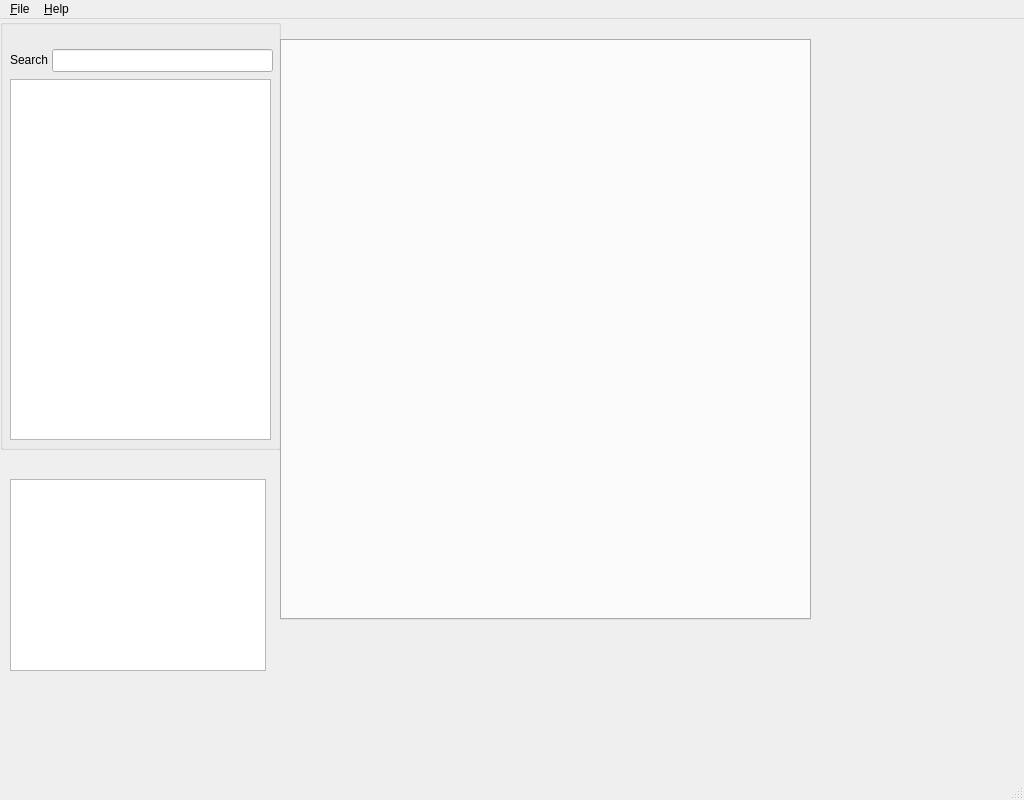
<?xml version="1.0" encoding="UTF-8"?>
<ui version="4.0">
 <class>MainWindow</class>
 <widget class="QMainWindow" name="MainWindow">
  <property name="geometry">
   <rect>
    <x>0</x>
    <y>0</y>
    <width>1024</width>
    <height>800</height>
   </rect>
  </property>
  <property name="windowTitle">
   <string>SCAP Writer</string>
  </property>
  <widget class="QWidget" name="centralwidget">
   <widget class="QGroupBox" name="groupBox">
    <property name="geometry">
     <rect>
      <x>0</x>
      <y>0</y>
      <width>281</width>
      <height>431</height>
     </rect>
    </property>
    <property name="title">
     <string/>
    </property>
    <property name="alignment">
     <set>Qt::AlignLeading|Qt::AlignLeft|Qt::AlignTop</set>
    </property>
    <property name="flat">
     <bool>false</bool>
    </property>
    <property name="checkable">
     <bool>false</bool>
    </property>
    <widget class="QTreeView" name="treeView">
     <property name="geometry">
      <rect>
       <x>10</x>
       <y>60</y>
       <width>261</width>
       <height>361</height>
      </rect>
     </property>
     <property name="tabKeyNavigation">
      <bool>false</bool>
     </property>
     <property name="uniformRowHeights">
      <bool>true</bool>
     </property>
     <property name="sortingEnabled">
      <bool>false</bool>
     </property>
     <property name="animated">
      <bool>true</bool>
     </property>
     <attribute name="headerVisible">
      <bool>true</bool>
     </attribute>
     <attribute name="headerCascadingSectionResizes">
      <bool>true</bool>
     </attribute>
     <attribute name="headerHighlightSections">
      <bool>true</bool>
     </attribute>
     <attribute name="headerShowSortIndicator" stdset="0">
      <bool>false</bool>
     </attribute>
     <attribute name="headerStretchLastSection">
      <bool>true</bool>
     </attribute>
    </widget>
    <widget class="QLineEdit" name="filedirsearch">
     <property name="geometry">
      <rect>
       <x>52</x>
       <y>30</y>
       <width>221</width>
       <height>23</height>
      </rect>
     </property>
     <property name="inputMethodHints">
      <set>Qt::ImhNone</set>
     </property>
    </widget>
    <widget class="QLabel" name="label">
     <property name="geometry">
      <rect>
       <x>10</x>
       <y>30</y>
       <width>41</width>
       <height>21</height>
      </rect>
     </property>
     <property name="text">
      <string>Search</string>
     </property>
    </widget>
   </widget>
   <widget class="QTabWidget" name="tabWidget">
    <property name="geometry">
     <rect>
      <x>280</x>
      <y>20</y>
      <width>531</width>
      <height>581</height>
     </rect>
    </property>
    <property name="currentIndex">
     <number>-1</number>
    </property>
    <property name="tabsClosable">
     <bool>true</bool>
    </property>
   </widget>
   <widget class="QTableView" name="tableView">
    <property name="geometry">
     <rect>
      <x>10</x>
      <y>460</y>
      <width>256</width>
      <height>192</height>
     </rect>
    </property>
   </widget>
  </widget>
  <widget class="QMenuBar" name="menubar">
   <property name="geometry">
    <rect>
     <x>0</x>
     <y>0</y>
     <width>1024</width>
     <height>20</height>
    </rect>
   </property>
   <widget class="QMenu" name="menuFile">
    <property name="title">
     <string>&amp;File</string>
    </property>
    <widget class="QMenu" name="menuNew">
     <property name="title">
      <string>New</string>
     </property>
    </widget>
    <addaction name="menuNew"/>
    <addaction name="actionOpenFile"/>
    <addaction name="actionOpenProject"/>
    <addaction name="separator"/>
    <addaction name="action_Save"/>
    <addaction name="actionSave_As"/>
    <addaction name="separator"/>
    <addaction name="actionQuit"/>
   </widget>
   <widget class="QMenu" name="menuHelp">
    <property name="title">
     <string>&amp;Help</string>
    </property>
    <addaction name="actionAbout_Qt"/>
   </widget>
   <addaction name="menuFile"/>
   <addaction name="menuHelp"/>
  </widget>
  <widget class="QStatusBar" name="statusbar"/>
  <action name="actionQuit">
   <property name="text">
    <string>&amp;Quit</string>
   </property>
   <property name="statusTip">
    <string/>
   </property>
   <property name="font">
    <font/>
   </property>
   <property name="shortcut">
    <string>Ctrl+Q</string>
   </property>
  </action>
  <action name="actionOpenFile">
   <property name="text">
    <string>&amp;Open File</string>
   </property>
   <property name="shortcut">
    <string>Ctrl+O</string>
   </property>
  </action>
  <action name="actionAbout_Qt">
   <property name="text">
    <string>About Qt</string>
   </property>
  </action>
  <action name="action_Save">
   <property name="text">
    <string>&amp;Save</string>
   </property>
   <property name="shortcut">
    <string>Ctrl+S</string>
   </property>
  </action>
  <action name="actionSave_As">
   <property name="text">
    <string>Save &amp;As</string>
   </property>
   <property name="shortcut">
    <string>Ctrl+Shift+S</string>
   </property>
  </action>
  <action name="actionOpenProject">
   <property name="text">
    <string>Open Project</string>
   </property>
  </action>
 </widget>
 <resources/>
 <connections/>
</ui>
